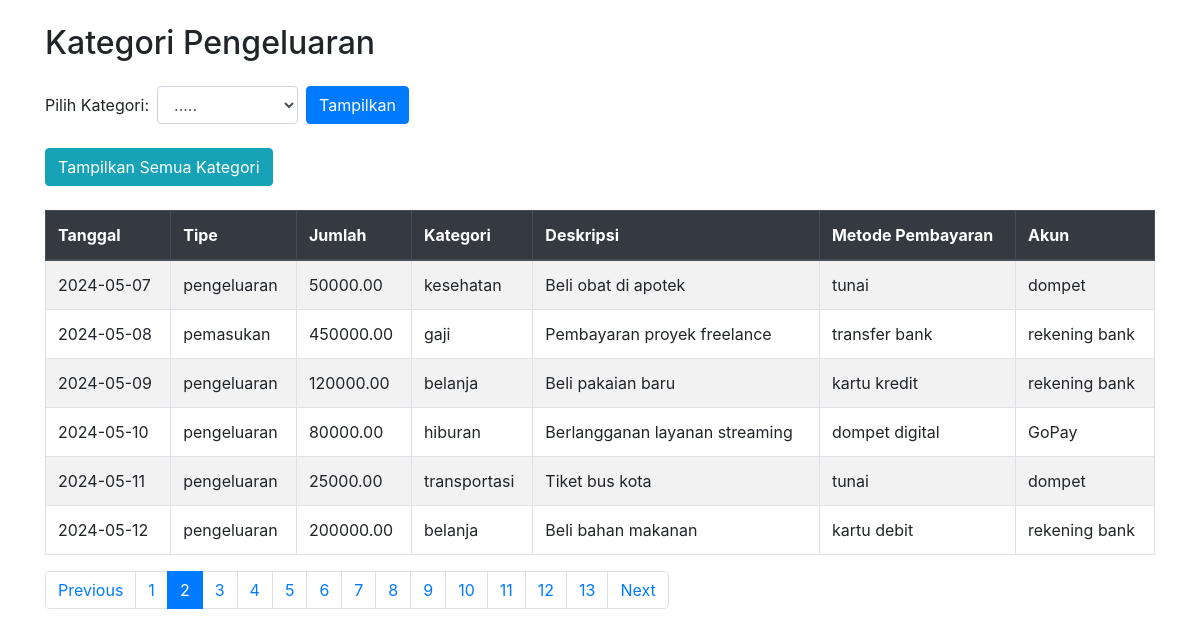
The app's page /category.php?page=2 with its own data.
### tables this page shows
CREATE TABLE IF NOT EXISTS `daily_expenses` (
  `username` varchar(20) NOT NULL,
  `id` int unsigned NOT NULL DEFAULT '0',
  `amount` decimal(10,2) NOT NULL,
  `type` varchar(15) NOT NULL,
  `category` varchar(50) NOT NULL,
  `date` date NOT NULL,
  `description` text,
  `payment_method` varchar(50) DEFAULT NULL,
  `account` varchar(50) DEFAULT NULL,
  `created_at` timestamp NULL DEFAULT CURRENT_TIMESTAMP,
  `updated_at` timestamp NULL DEFAULT CURRENT_TIMESTAMP ON UPDATE CURRENT_TIMESTAMP,
  PRIMARY KEY (`id`),
  UNIQUE KEY `id` (`id`),
  CONSTRAINT `daily_expenses_chk_1` CHECK ((`type` in (_utf8mb4'pemasukan',_utf8mb4'pengeluaran')))
);

### category.php (the view, shortened to what this page needs)
<?php
$conn = connection();
$selected_category = isset($_POST['category']) ? $_POST['category'] : '';
$page = isset($_GET['page']) ? (int)$_GET['page'] : 1;
$limit = 6;
$offset = ($page - 1) * $limit;
$expenses = [];
if ($_SERVER["REQUEST_METHOD"] == "POST" && $selected_category) {
    $sql = "SELECT * FROM daily_expenses WHERE category = ? LIMIT ? OFFSET ?";
    $stmt = $conn->prepare($sql);
    if ($stmt) {
        $stmt->bind_param("sii", $selected_category, $limit, $offset);
        if ($stmt->execute()) {
            $result = $stmt->get_result();
            $expenses = $result->fetch_all(MYSQLI_ASSOC);
            $stmt->close();
            if (empty($expenses)) {
                $message = "Belum ada yang pakai kategori ini.";
            }
        } else {
            $message = "Terjadi kesalahan saat mengambil data.";
        }
    } else {
        $message = "Terjadi kesalahan dalam menyiapkan statement.";
    }
} else {
    $sql = "SELECT * FROM daily_expenses LIMIT ? OFFSET ?";
    $stmt = $conn->prepare($sql);
    if ($stmt) {
        $stmt->bind_param("ii", $limit, $offset);
        if ($stmt->execute()) {
            $result = $stmt->get_result();
            $expenses = $result->fetch_all(MYSQLI_ASSOC);
        } else {
            $message = "Terjadi kesalahan saat mengambil data.";
        }
    } else {
        $message = "Terjadi kesalahan dalam menyiapkan statement.";
    }
}
$total_sql = $selected_category ? "SELECT COUNT(*) as count FROM daily_expenses WHERE category = ?" : "SELECT COUNT(*) as count FROM daily_expenses";
$stmt = $conn->prepare($total_sql);
$stmt->execute();
$result = $stmt->get_result();
$total_records = $result->fetch_assoc()['count'];
$total_pages = ceil($total_records / $limit);
?>
<!DOCTYPE html>
<html lang="en">
<head>
    <link rel="stylesheet" href="https://stackpath.bootstrapcdn.com/bootstrap/4.5.2/css/bootstrap.min.css">
</head>
<body>
    <div class="container">
        <h2 class="my-4">Kategori Pengeluaran</h2>
        <form method="post" action="category.php" class="form-inline mb-4">
            <div class="form-group mr-2">
                <label for="category" class="mr-2">Pilih Kategori:</label>
                <select name="category" id="category" class="form-control" required>
                    <option value="">.....</option>
                </select>
            </div>
            <button type="submit" class="btn btn-primary">Tampilkan</button>
        </form>
        <form method="post" action="category.php" class="form-inline mb-4">
            <button type="submit" class="btn btn-info mr-2">Tampilkan Semua Kategori</button>
        </form>
        <div class="table-container">
            <?php if (!empty($expenses)): ?>
                <table class="table table-striped table-bordered">
                    <thead class="thead-dark">
                        <tr>
                            <th>Tanggal</th>
                            <th>Tipe</th>
                            <th>Jumlah</th>
                            <th>Kategori</th>
                            <th>Deskripsi</th>
                            <th>Metode Pembayaran</th>
                            <th>Akun</th>
                        </tr>
                    </thead>
                    <tbody>
                        <?php foreach ($expenses as $expense): ?>
                            <tr>
                                <td><?php echo htmlspecialchars($expense["date"]); ?></td>
                                <td><?php echo htmlspecialchars($expense["type"]); ?></td>
                                <td><?php echo htmlspecialchars($expense["amount"]); ?></td>
                                <td><?php echo htmlspecialchars($expense["category"]); ?></td>
                                <td><?php echo htmlspecialchars($expense["description"]); ?></td>
                                <td><?php echo htmlspecialchars($expense["payment_method"]); ?></td>
                                <td><?php echo htmlspecialchars($expense["account"]); ?></td>
                            </tr>
                        <?php endforeach; ?>
                    </tbody>
                </table>
                <nav aria-label="Page navigation">
                    <ul class="pagination">
                        <?php if ($page > 1): ?>
                            <li class="page-item"><a class="page-link" href="?page=<?php echo $page - 1; ?>">Previous</a></li>
                        <?php endif; ?>
                        <?php for ($i = 1; $i <= $total_pages; $i++): ?>
                            <li class="page-item <?php if ($i == $page) echo 'active'; ?>"><a class="page-link" href="?page=<?php echo $i; ?>"><?php echo $i; ?></a></li>
                        <?php endfor; ?>
                        <?php if ($page < $total_pages): ?>
                            <li class="page-item"><a class="page-link" href="?page=<?php echo $page + 1; ?>">Next</a></li>
                        <?php endif; ?>
                    </ul>
                </nav>
            <?php elseif ($_SERVER["REQUEST_METHOD"] == "POST"): ?>
                <p>Belum ada yang pakai kategori ini.</p>
            <?php endif; ?>
        </div>
    </div>
</body>
</html>

### category.php (style rules this page uses)
.container { margin-top: 20px; }
.table-container { margin-top: 20px; }

### records on screen
daily_expenses: date "2024-05-07", type "pengeluaran", amount "50000.00", category "kesehatan", description "Beli obat di apotek", payment_method "tunai", account "dompet"
daily_expenses: date "2024-05-08", type "pemasukan", amount "450000.00", category "gaji", description "Pembayaran proyek freelance", payment_method "transfer bank", account "rekening bank"
daily_expenses: date "2024-05-09", type "pengeluaran", amount "120000.00", category "belanja", description "Beli pakaian baru", payment_method "kartu kredit", account "rekening bank"
daily_expenses: date "2024-05-10", type "pengeluaran", amount "80000.00", category "hiburan", description "Berlangganan layanan streaming", payment_method "dompet digital", account "GoPay"
daily_expenses: date "2024-05-11", type "pengeluaran", amount "25000.00", category "transportasi", description "Tiket bus kota", payment_method "tunai", account "dompet"
daily_expenses: date "2024-05-12", type "pengeluaran", amount "200000.00", category "belanja", description "Beli bahan makanan", payment_method "kartu debit", account "rekening bank"
